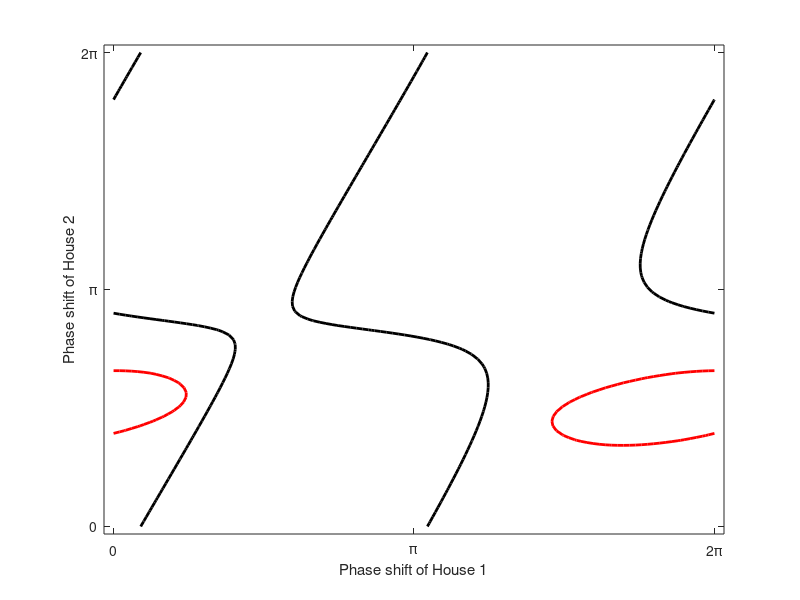

Write MATLAB code to recreate this figure.
%%Solving equations for steady state of PLL equations for 2 solar panels
%%and inverters from two houses on a street and their interaction with the
%%grid

%Variables: House 1: omega1 = frequency of signal, del1 = phase of signal,
%etc.

%Parameters
Ug = 0.25;
I1 = 0.09-1i*0.12; I2 = 0.36-1i*0.48;
%p = 0.5; q = 1; %no idea what these are and dont care
Z1 = 0.01+1i*0.04; Z2 = 0.15+1i*0.6; Zt = 0.004+1i*0.1; Zg = 0.05+1i*0.3;

alpha1 = imag((Zg + Z1 + Zt)*I1); alpha2 = imag((Zg + Z1 + Z2 + Zt)*I2);
rho1 = abs((Zg+Z1)*I1); rho2 = abs((Zg + Z1)*I2);
phi1 = angle((Zg+Z1)*I1); phi2 = angle((Zg+Z1)*I2);

%Mesh (delta1, delta2) space
del1 = linspace(0, 2*pi, 100);
del2 = linspace(0, 2*pi, 100);
[Del1,Del2] = meshgrid(del1, del2);

%Our equations
ZZ1 = -Ug*sin(Del1) + alpha1 + rho2*sin(Del2 - Del1 + phi2);
ZZ2 = -Ug*sin(Del2) + alpha2 + rho1*sin(Del1 - Del2 + phi1);

%Plot the 0 contour of both and look for intersections
figure(1)
contour(Del1, Del2, ZZ1, [0 0], 'k', 'LineWidth', 2)
hold on
contour(Del1, Del2, ZZ2, [0 0], 'r', 'LineWidth', 2)
hold off
xlabel('Phase shift of House 1'); ylabel('Phase shift of House 2');
    ylab = get(gca,'YLabel');
    set(ylab,'Rotation',0);
    set(gca,'XTick',[0 pi 2*pi]);
    set(gca,'XTickLabel',{'0','\pi', '2\pi'});
    set(gca,'YTick',[0 pi 2*pi]);
    set(gca,'YTickLabel',{'0','\pi', '2\pi'});
    set(ylab,'Rotation',90);
xlim([-0.1, 2*pi+0.1]); ylim([-0.1, 2*pi+0.1]);
%title('Case A')
